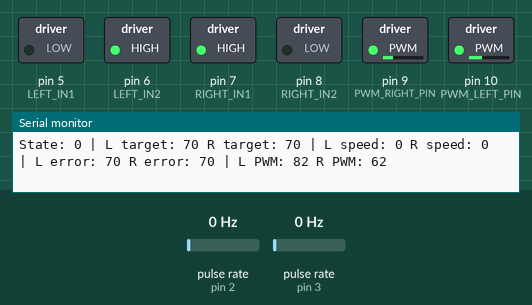
Recording of a sketch running on a simulated Arduino Uno, built with avr-gcc and run on an emulated ATmega328P. Parts: switched loads named in the sketch (green lamp = pin HIGH), the last lines printed to the serial monitor. Wiring (inferred from the names in the program): 2 × pulse sensor: data pin 2 / data pin 3. Dashed ring = blinking. Inputs (shaded band) come from the test bench; at power-on: pulse rate (sensors on pin 2, pin 3) 0 Hz.

Above: at 1.2 s.
1.3 s: pulse rate (sensor on pin 2) set to 4 Hz
At 2.2 s:
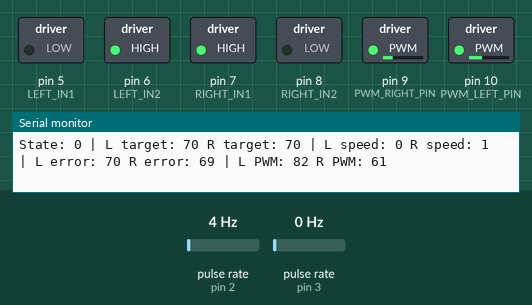
4.3 s: pulse rate (sensor on pin 3) set to 50 Hz
At 5.1 s:
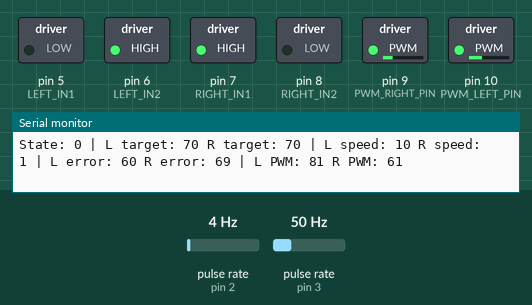
7.3 s: pulse rate (sensor on pin 2) set to 100 Hz
10.3 s: pulse rate (sensor on pin 3) set to 4 Hz
At 12.2 s:
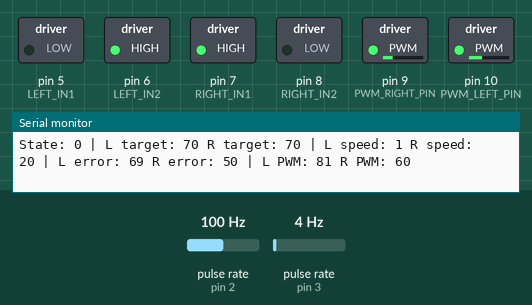
Timing chart, 0 to 14.3 s (numbered marks = the images above; inputs shaded):
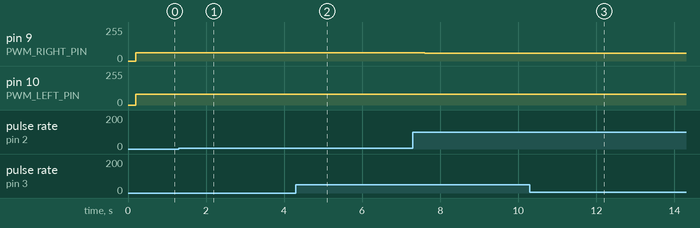

The sketch:

motortest.ino
```cpp
// ================= PINS =================

const int RIGHT_IN1 = 7;
const int RIGHT_IN2 = 8;

const int LEFT_IN1 = 5;
const int LEFT_IN2 = 6;

const int PWM_RIGHT_PIN = 9;
const int PWM_LEFT_PIN = 10;

const int ENCODER_LEFT = 3;
const int ENCODER_RIGHT = 2;


// ================= TIMING =================

const unsigned long CONTROL_INTERVAL = 200;
const unsigned long STATE_INTERVAL = 2000;

unsigned long lastControlTime = 0;
unsigned long currentStateTime = 0;


// ================= ENCODERS =================

volatile long leftCount = 0;
volatile long rightCount = 0;

long previousLeftCount = 0;
long previousRightCount = 0;


// ================= DRIVETRAIN STATE =================

int leftTargetSpeed = 70;
int rightTargetSpeed = 70;

int leftMeasuredSpeed = 0;
int rightMeasuredSpeed = 0;

int leftError = 0;
int rightError = 0;

int baseLeftPWM = 75;
int baseRightPWM = 55;

int leftPWM = 80;
int rightPWM = 80;

const float Kp = 0.1;


// ================= MOTION STATE =================

enum MotionState {
  STRAIGHT,
  CURVE_LEFT,
  CURVE_RIGHT,
  STOPPED
};

MotionState currentState = STRAIGHT;


// ================= ENCODER INTERRUPTS =================

void countLeft() {
  leftCount++;
}

void countRight() {
  rightCount++;
}


// ================= DRIVETRAIN COMMAND =================

void setWheelSpeeds(int leftTarget, int rightTarget) {
  leftTargetSpeed = leftTarget;
  rightTargetSpeed = rightTarget;
}


// ================= MOTION STATE MACHINE =================

void updateMotionState(unsigned long currentTime) {

  if (currentTime - currentStateTime >= STATE_INTERVAL) {
    currentStateTime = currentTime;

    switch (currentState) {

      case STRAIGHT:
        currentState = CURVE_LEFT;
        break;

      case CURVE_LEFT:
        currentState = CURVE_RIGHT;
        break;

      case CURVE_RIGHT:
        currentState = STOPPED;
        break;

      case STOPPED:
        break;
    }
  }

  switch (currentState) {

    case STRAIGHT:
      setWheelSpeeds(80, 80);
      break;

    case CURVE_LEFT:
      setWheelSpeeds(60, 100);
      break;

    case CURVE_RIGHT:
      setWheelSpeeds(100, 60);
      break;

    case STOPPED:
      setWheelSpeeds(0, 0);
      break;
  }
}


// ================= SPEED CONTROLLER =================

void updateSpeedController(unsigned long currentTime) {

  if (currentTime - lastControlTime < CONTROL_INTERVAL) {
    return;
  }

  // Measure wheel speeds
  leftMeasuredSpeed = leftCount - previousLeftCount;
  rightMeasuredSpeed = rightCount - previousRightCount;

  // Calculate errors
  leftError = leftTargetSpeed - leftMeasuredSpeed;
  rightError = rightTargetSpeed - rightMeasuredSpeed;

  // Calculate PWM
  if (leftTargetSpeed == 0) {
    leftPWM = 0;
  } else {
    leftPWM = baseLeftPWM + Kp * leftError;
  }

  if (rightTargetSpeed == 0) {
    rightPWM = 0;
  } else {
    rightPWM = baseRightPWM + Kp * rightError;
  }

  // Keep PWM valid
  leftPWM = constrain(leftPWM, 0, 255);
  rightPWM = constrain(rightPWM, 0, 255);

  // Apply motor commands
  analogWrite(PWM_LEFT_PIN, leftPWM);
  analogWrite(PWM_RIGHT_PIN, rightPWM);

  // Update encoder memory
  previousLeftCount = leftCount;
  previousRightCount = rightCount;

  lastControlTime = currentTime;

  printTelemetry();
}


// ================= TELEMETRY =================

void printTelemetry() {

  Serial.print("State: ");
  Serial.print(currentState);

  Serial.print(" | L target: ");
  Serial.print(leftTargetSpeed);

  Serial.print(" R target: ");
  Serial.print(rightTargetSpeed);

  Serial.print(" | L speed: ");
  Serial.print(leftMeasuredSpeed);

  Serial.print(" R speed: ");
  Serial.print(rightMeasuredSpeed);

  Serial.print(" | L error: ");
  Serial.print(leftError);

  Serial.print(" R error: ");
  Serial.print(rightError);

  Serial.print(" | L PWM: ");
  Serial.print(leftPWM);

  Serial.print(" R PWM: ");
  Serial.println(rightPWM);
}


// ================= SETUP =================

void setup() {

  Serial.begin(9600);

  pinMode(RIGHT_IN1, OUTPUT);
  pinMode(RIGHT_IN2, OUTPUT);

  pinMode(LEFT_IN1, OUTPUT);
  pinMode(LEFT_IN2, OUTPUT);

  pinMode(PWM_RIGHT_PIN, OUTPUT);
  pinMode(PWM_LEFT_PIN, OUTPUT);

  pinMode(ENCODER_LEFT, INPUT_PULLUP);
  pinMode(ENCODER_RIGHT, INPUT_PULLUP);

  // Motor direction
  digitalWrite(RIGHT_IN1, HIGH);
  digitalWrite(RIGHT_IN2, LOW);

  digitalWrite(LEFT_IN1, LOW);
  digitalWrite(LEFT_IN2, HIGH);

  attachInterrupt(
    digitalPinToInterrupt(ENCODER_LEFT),
    countLeft,
    RISING
  );

  attachInterrupt(
    digitalPinToInterrupt(ENCODER_RIGHT),
    countRight,
    RISING
  );
}


// ================= LOOP =================

void loop() {

  unsigned long currentTime = millis();

  //updateMotionState(currentTime);

  updateSpeedController(currentTime);
}
```

Measured:
- after the input at 1.3 s, pin 9 (PWM_RIGHT_PIN): alternates 62/255 for 0.20 s and 61/255 for 0.80 s, starting after 0.30 s
- after the input at 4.3 s, pin 10 (PWM_LEFT_PIN): 82/255 → 81/255 after 0.10 s
- after the input at 10.3 s, pin 10 (PWM_LEFT_PIN): alternates 82/255 for 0.20 s and 81/255 for 0.80 s, starting after 1.1 s
